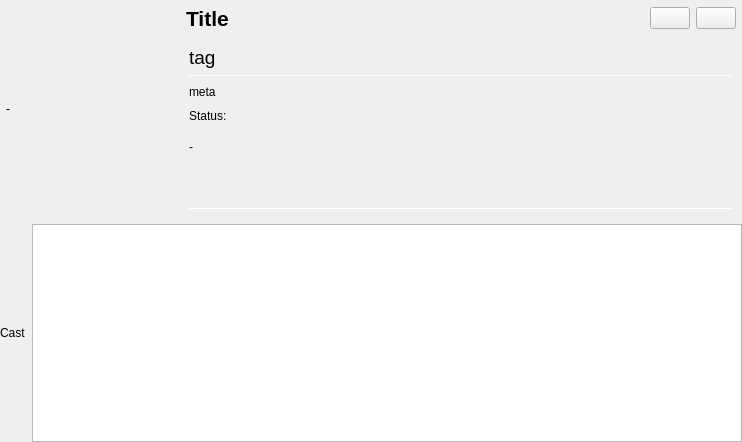
<?xml version="1.0" encoding="UTF-8"?>
<ui version="4.0">
 <class>MovieDetail</class>
 <widget class="QWidget" name="MovieDetail">
  <property name="geometry">
   <rect>
    <x>0</x>
    <y>0</y>
    <width>742</width>
    <height>442</height>
   </rect>
  </property>
  <property name="sizePolicy">
   <sizepolicy hsizetype="Expanding" vsizetype="Expanding">
    <horstretch>0</horstretch>
    <verstretch>0</verstretch>
   </sizepolicy>
  </property>
  <property name="windowTitle">
   <string>Form</string>
  </property>
  <property name="styleSheet">
   <string notr="true"/>
  </property>
  <layout class="QVBoxLayout" name="verticalLayout">
   <property name="leftMargin">
    <number>0</number>
   </property>
   <property name="topMargin">
    <number>0</number>
   </property>
   <property name="rightMargin">
    <number>0</number>
   </property>
   <property name="bottomMargin">
    <number>0</number>
   </property>
   <item>
    <widget class="QWidget" name="widget" native="true">
     <property name="styleSheet">
      <string notr="true">QWidget#widget{
 color: silver;
 background-image:url(:/icons/texture.png);
 background-clip: border;
 background-color: qlineargradient(spread:reflect,
         x1:1, y1:0, x2:1, y2:1, stop:0 
        rgba(24, 25, 26, 210), stop:1 
        rgba(24, 25, 26, 250));
};</string>
     </property>
     <layout class="QVBoxLayout" name="verticalLayout_4">
      <property name="leftMargin">
       <number>0</number>
      </property>
      <property name="topMargin">
       <number>0</number>
      </property>
      <property name="rightMargin">
       <number>0</number>
      </property>
      <property name="bottomMargin">
       <number>0</number>
      </property>
      <item>
       <widget class="QWidget" name="upperWidget" native="true">
        <layout class="QHBoxLayout" name="horizontalLayout">
         <property name="leftMargin">
          <number>6</number>
         </property>
         <property name="topMargin">
          <number>0</number>
         </property>
         <property name="rightMargin">
          <number>0</number>
         </property>
         <property name="bottomMargin">
          <number>0</number>
         </property>
         <item alignment="Qt::AlignVCenter">
          <widget class="RemotePixmapLabel" name="poster">
           <property name="minimumSize">
            <size>
             <width>168</width>
             <height>0</height>
            </size>
           </property>
           <property name="styleSheet">
            <string notr="true">background:transparent;</string>
           </property>
           <property name="text">
            <string>-</string>
           </property>
          </widget>
         </item>
         <item>
          <layout class="QVBoxLayout" name="verticalLayout_8">
           <property name="topMargin">
            <number>0</number>
           </property>
           <property name="rightMargin">
            <number>0</number>
           </property>
           <item>
            <layout class="QHBoxLayout" name="horizontalLayout_3">
             <property name="leftMargin">
              <number>6</number>
             </property>
             <property name="topMargin">
              <number>6</number>
             </property>
             <property name="rightMargin">
              <number>6</number>
             </property>
             <item>
              <widget class="QLabel" name="title">
               <property name="sizePolicy">
                <sizepolicy hsizetype="Expanding" vsizetype="Preferred">
                 <horstretch>0</horstretch>
                 <verstretch>0</verstretch>
                </sizepolicy>
               </property>
               <property name="font">
                <font>
                 <pointsize>16</pointsize>
                 <weight>75</weight>
                 <bold>true</bold>
                </font>
               </property>
               <property name="styleSheet">
                <string notr="true">background:transparent;</string>
               </property>
               <property name="text">
                <string>Title</string>
               </property>
               <property name="wordWrap">
                <bool>true</bool>
               </property>
              </widget>
             </item>
             <item>
              <widget class="controlButton" name="imdb">
               <property name="sizePolicy">
                <sizepolicy hsizetype="Maximum" vsizetype="Fixed">
                 <horstretch>0</horstretch>
                 <verstretch>0</verstretch>
                </sizepolicy>
               </property>
               <property name="toolTip">
                <string>Open IMDB page for this title</string>
               </property>
               <property name="styleSheet">
                <string notr="true">border:none;
background: transparent;</string>
               </property>
               <property name="text">
                <string/>
               </property>
               <property name="icon">
                <iconset resource="../icons.qrc">
                 <normaloff>:/icons/others/imdb-logo.png</normaloff>:/icons/others/imdb-logo.png</iconset>
               </property>
               <property name="iconSize">
                <size>
                 <width>50</width>
                 <height>24</height>
                </size>
               </property>
              </widget>
             </item>
             <item>
              <widget class="controlButton" name="search">
               <property name="sizePolicy">
                <sizepolicy hsizetype="Maximum" vsizetype="Fixed">
                 <horstretch>0</horstretch>
                 <verstretch>0</verstretch>
                </sizepolicy>
               </property>
               <property name="toolTip">
                <string>Search this title on Google</string>
               </property>
               <property name="text">
                <string/>
               </property>
               <property name="icon">
                <iconset resource="../icons.qrc">
                 <normaloff>:/icons/search-2-line.png</normaloff>:/icons/search-2-line.png</iconset>
               </property>
              </widget>
             </item>
             <item>
              <widget class="controlButton" name="close">
               <property name="sizePolicy">
                <sizepolicy hsizetype="Maximum" vsizetype="Fixed">
                 <horstretch>0</horstretch>
                 <verstretch>0</verstretch>
                </sizepolicy>
               </property>
               <property name="toolTip">
                <string>Close title detail view and go back</string>
               </property>
               <property name="text">
                <string/>
               </property>
               <property name="icon">
                <iconset resource="../icons.qrc">
                 <normaloff>:/icons/close-fill.png</normaloff>:/icons/close-fill.png</iconset>
               </property>
              </widget>
             </item>
            </layout>
           </item>
           <item>
            <widget class="QScrollArea" name="scrollArea">
             <property name="styleSheet">
              <string notr="true">QScrollArea{
	border:none;
}

QScrollBar:vertical {
	   background-color: transparent;
	   border:none;
       width: 10px;
       margin: 22px 0 22px 0;
   }
   QScrollBar::handle:vertical {
       background: grey;
       min-height: 20px;
   }</string>
             </property>
             <property name="verticalScrollBarPolicy">
              <enum>Qt::ScrollBarAlwaysOff</enum>
             </property>
             <property name="horizontalScrollBarPolicy">
              <enum>Qt::ScrollBarAlwaysOff</enum>
             </property>
             <property name="sizeAdjustPolicy">
              <enum>QAbstractScrollArea::AdjustToContentsOnFirstShow</enum>
             </property>
             <property name="widgetResizable">
              <bool>true</bool>
             </property>
             <widget class="QWidget" name="scrollAreaWidgetContents">
              <property name="geometry">
               <rect>
                <x>0</x>
                <y>0</y>
                <width>560</width>
                <height>179</height>
               </rect>
              </property>
              <property name="styleSheet">
               <string notr="true">QWidget#scrollAreaWidgetContents{
	background: transparent;
}</string>
              </property>
              <layout class="QHBoxLayout" name="horizontalLayout_5">
               <item>
                <layout class="QHBoxLayout" name="horizontalLayout_6">
                 <property name="rightMargin">
                  <number>0</number>
                 </property>
                 <item>
                  <layout class="QVBoxLayout" name="verticalLayout_2">
                   <item>
                    <layout class="QHBoxLayout" name="horizontalLayout_4">
                     <property name="topMargin">
                      <number>0</number>
                     </property>
                     <item>
                      <layout class="QVBoxLayout" name="verticalLayout_5">
                       <property name="topMargin">
                        <number>0</number>
                       </property>
                       <item>
                        <widget class="QLabel" name="tagline">
                         <property name="sizePolicy">
                          <sizepolicy hsizetype="Expanding" vsizetype="Preferred">
                           <horstretch>0</horstretch>
                           <verstretch>0</verstretch>
                          </sizepolicy>
                         </property>
                         <property name="font">
                          <font>
                           <pointsize>14</pointsize>
                          </font>
                         </property>
                         <property name="styleSheet">
                          <string notr="true">background:transparent;</string>
                         </property>
                         <property name="text">
                          <string>tag</string>
                         </property>
                         <property name="wordWrap">
                          <bool>true</bool>
                         </property>
                        </widget>
                       </item>
                       <item>
                        <widget class="Line" name="styled_line">
                         <property name="minimumSize">
                          <size>
                           <width>0</width>
                           <height>1</height>
                          </size>
                         </property>
                         <property name="maximumSize">
                          <size>
                           <width>16777215</width>
                           <height>1</height>
                          </size>
                         </property>
                         <property name="orientation">
                          <enum>Qt::Horizontal</enum>
                         </property>
                        </widget>
                       </item>
                       <item>
                        <widget class="QLabel" name="meta">
                         <property name="styleSheet">
                          <string notr="true">background:transparent;</string>
                         </property>
                         <property name="text">
                          <string>meta</string>
                         </property>
                         <property name="wordWrap">
                          <bool>true</bool>
                         </property>
                        </widget>
                       </item>
                       <item>
                        <widget class="QLabel" name="status">
                         <property name="styleSheet">
                          <string notr="true">background:transparent;</string>
                         </property>
                         <property name="text">
                          <string>Status:</string>
                         </property>
                         <property name="wordWrap">
                          <bool>true</bool>
                         </property>
                        </widget>
                       </item>
                      </layout>
                     </item>
                     <item>
                      <layout class="QHBoxLayout" name="ratiingLayout"/>
                     </item>
                    </layout>
                   </item>
                   <item>
                    <layout class="QVBoxLayout" name="verticalLayout_3">
                     <property name="topMargin">
                      <number>0</number>
                     </property>
                     <property name="bottomMargin">
                      <number>0</number>
                     </property>
                     <item>
                      <layout class="QVBoxLayout" name="verticalLayout_6">
                       <property name="leftMargin">
                        <number>0</number>
                       </property>
                       <property name="topMargin">
                        <number>9</number>
                       </property>
                       <item alignment="Qt::AlignTop">
                        <widget class="QLabel" name="summary">
                         <property name="sizePolicy">
                          <sizepolicy hsizetype="Expanding" vsizetype="Expanding">
                           <horstretch>0</horstretch>
                           <verstretch>0</verstretch>
                          </sizepolicy>
                         </property>
                         <property name="styleSheet">
                          <string notr="true">background:transparent;</string>
                         </property>
                         <property name="text">
                          <string>-</string>
                         </property>
                         <property name="wordWrap">
                          <bool>true</bool>
                         </property>
                        </widget>
                       </item>
                      </layout>
                     </item>
                     <item>
                      <widget class="Line" name="styled_line_2">
                       <property name="minimumSize">
                        <size>
                         <width>0</width>
                         <height>1</height>
                        </size>
                       </property>
                       <property name="maximumSize">
                        <size>
                         <width>16777215</width>
                         <height>1</height>
                        </size>
                       </property>
                       <property name="orientation">
                        <enum>Qt::Horizontal</enum>
                       </property>
                      </widget>
                     </item>
                     <item>
                      <layout class="QHBoxLayout" name="crew"/>
                     </item>
                    </layout>
                   </item>
                  </layout>
                 </item>
                </layout>
               </item>
              </layout>
             </widget>
            </widget>
           </item>
          </layout>
         </item>
        </layout>
       </widget>
      </item>
      <item>
       <layout class="QHBoxLayout" name="horizontalLayout_2">
        <property name="topMargin">
         <number>0</number>
        </property>
        <item>
         <widget class="cVerticalLabel" name="label_4">
          <property name="styleSheet">
           <string notr="true">background:transparent;</string>
          </property>
          <property name="text">
           <string>Cast</string>
          </property>
         </widget>
        </item>
        <item>
         <widget class="QListWidget" name="results">
          <property name="styleSheet">
           <string notr="true"/>
          </property>
          <property name="verticalScrollBarPolicy">
           <enum>Qt::ScrollBarAlwaysOff</enum>
          </property>
          <property name="selectionMode">
           <enum>QAbstractItemView::NoSelection</enum>
          </property>
          <property name="flow">
           <enum>QListView::LeftToRight</enum>
          </property>
          <property name="spacing">
           <number>10</number>
          </property>
         </widget>
        </item>
       </layout>
      </item>
     </layout>
    </widget>
   </item>
  </layout>
 </widget>
 <customwidgets>
  <customwidget>
   <class>controlButton</class>
   <extends>QPushButton</extends>
   <header>widgets/controlbutton.h</header>
  </customwidget>
  <customwidget>
   <class>RemotePixmapLabel</class>
   <extends>QLabel</extends>
   <header>remotepixmaplabel.h</header>
  </customwidget>
  <customwidget>
   <class>cVerticalLabel</class>
   <extends>QLabel</extends>
   <header>widgets/cverticallabel.h</header>
  </customwidget>
 </customwidgets>
 <resources>
  <include location="../icons.qrc"/>
 </resources>
 <connections/>
</ui>
